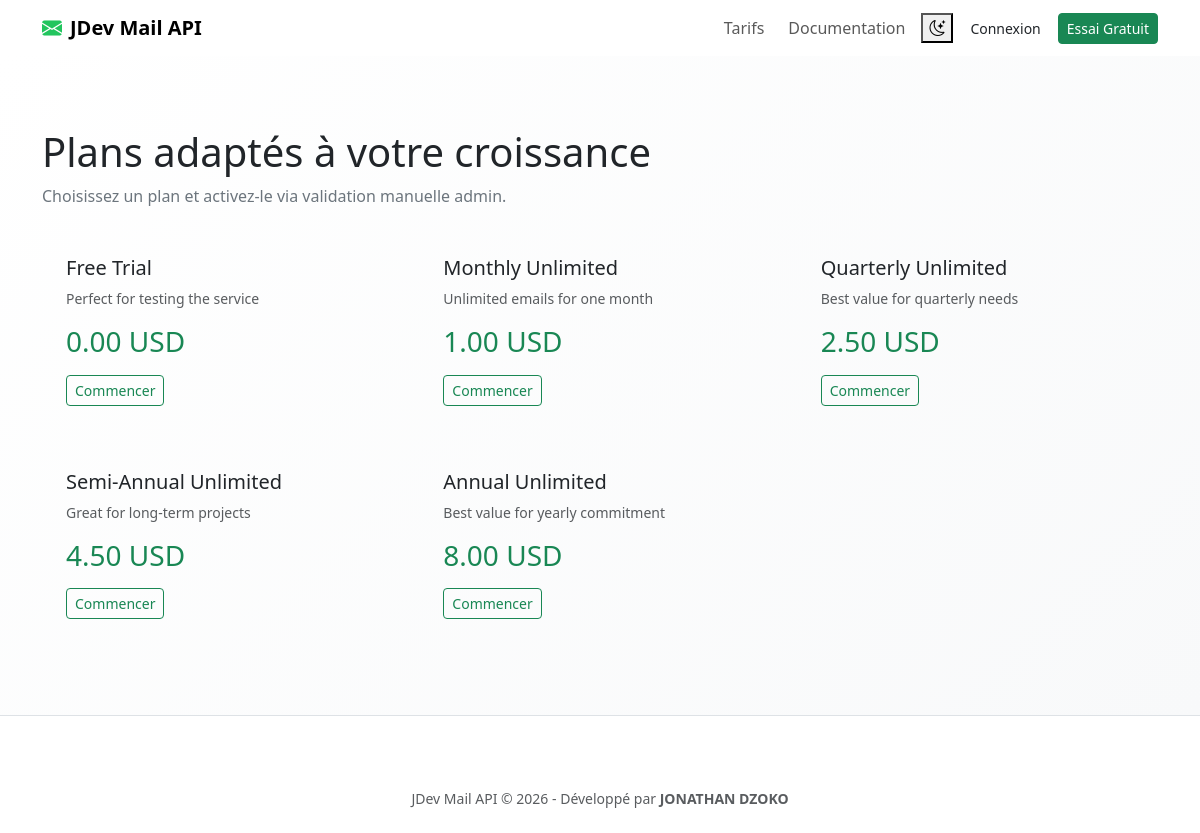
/pricing, run on the app's committed database.
### tables this page shows
CREATE TABLE IF NOT EXISTS `plans` (
    `id` INT AUTO_INCREMENT PRIMARY KEY,
    `name` VARCHAR(50) NOT NULL,
    `slug` VARCHAR(50) UNIQUE NOT NULL,
    `description` TEXT,
    `duration_months` INT NOT NULL,
    `price` DECIMAL(10, 2) NOT NULL,
    `emails_limit` INT NULL COMMENT 'NULL for unlimited',
    `features` JSON,
    `is_active` BOOLEAN DEFAULT TRUE,
    `sort_order` INT DEFAULT 0,
    `created_at` TIMESTAMP DEFAULT CURRENT_TIMESTAMP,
    INDEX idx_is_active (`is_active`),
    INDEX idx_sort_order (`sort_order`)
);

### app/Core/Controller.php (called while the page is built, shortened)
<?php
abstract class Controller {
    protected function render($view, $data = [], $layout = 'main') {
        extract($data);
        require_once APP_ROOT . "/app/Views/$view.php";
        $content = ob_get_clean();
        require_once APP_ROOT . "/app/Views/layouts/$layout.php";
    }
}

### app/Controllers/HomeController.php (called while the page is built, shortened)
<?php
class HomeController extends Controller {
    public function pricing() {
        $planModel = new Plan();
        return $this->render('home/pricing', [
            'title' => 'Tarifs - JDev Mail API',
            'plans' => $planModel->getActivePlans()
        ], 'main');
    }
}

### app/Core/Router.php (called while the page is built, shortened)
<?php
class Router {
    protected $routes = [];
    public function add($method, $path, $handler) {
        $path = preg_replace('/\{([a-z]+)\}/', '(?P<\1>[^/]+)', $path);
        $this->routes[] = [
            'method' => strtoupper($method),
            'path' => '#^' . $path . '$#',
            'handler' => $handler
        ];
    }
    public function handle($method, $uri) {
        $uri = explode('?', $uri)[0];
        $uri = rtrim($uri, '/');
        $uri = $uri === '' ? '/' : $uri;
        foreach ($this->routes as $route) {
            if (!preg_match($route['path'], $uri, $matches)) {
                continue;
            }
            $handler = explode('@', $route['handler']);
            $controllerName = 'App\\Controllers\\' . $handler[0];
            $methodName = $handler[1];
            if (class_exists($controllerName) && method_exists($controllerName, $methodName)) {
                $controller = new $controllerName();
                $params = array_filter($matches, 'is_string', ARRAY_FILTER_USE_KEY);
                return call_user_func_array([$controller, $methodName], array_values($params));
            }
        }
    }
}

### public/index.php (called while the page is built, shortened)
<?php
require_once __DIR__ . '/../helpers/functions.php';
spl_autoload_register(function ($class) {
    $class = str_replace('\\', DIRECTORY_SEPARATOR, $class);
    $file = dirname(__DIR__) . DIRECTORY_SEPARATOR . $class . '.php';
});
$router = new \App\Core\Router();
$requestUri = $_SERVER['REQUEST_URI'] ?? '/';
$basePath = parse_url(APP_URL, PHP_URL_PATH) ?: '';
$uri = explode('?', $requestUri)[0];
if ($basePath && str_starts_with($uri, $basePath)) {
    $uri = substr($uri, strlen($basePath));
}
$uri = $uri === '' ? '/' : $uri;
$router->handle($_SERVER['REQUEST_METHOD'], $uri);

### app/Core/Model.php (called while the page is built, shortened)
<?php
abstract class Model {
    public function __construct() {
        $this->db = Database::getInstance();
    }
}

### app/Core/Database.php (called while the page is built, shortened)
<?php
class Database {
    private static $instance = null;
    private function __construct() {
        try {
            $dsn = "mysql:host=" . DB_HOST . ";dbname=" . DB_NAME . ";charset=" . DB_CHARSET;
            $options = [
                PDO::ATTR_ERRMODE            => PDO::ERRMODE_EXCEPTION,
                PDO::ATTR_DEFAULT_FETCH_MODE => PDO::FETCH_ASSOC,
                PDO::ATTR_EMULATE_PREPARES   => false,
            ];
            $this->connection = new PDO($dsn, DB_USER, DB_PASS, $options);
        } catch (PDOException $e) {
            die("Erreur de connexion : " . $e->getMessage());
        }
    }
    public static function getInstance() {
        if (self::$instance === null) {
            self::$instance = new self();
        }
        return self::$instance->connection;
    }
}

### app/Models/Plan.php (called while the page is built, shortened)
<?php
class Plan extends Model {
    protected $table = 'plans';
    public function getActivePlans() {
        $stmt = $this->db->prepare("SELECT * FROM {$this->table} WHERE is_active = 1 ORDER BY sort_order ASC");
        $stmt->execute();
        return $stmt->fetchAll();
    }
}

### helpers/functions.php (called while the page is built, shortened)
<?php
function e($value) {
    return htmlspecialchars($value, ENT_QUOTES, 'UTF-8');
}

### app/Views/home/pricing.php (the view)
<section class="hero-section py-5 border-bottom">
    <div class="container py-4">
        <div class="row align-items-center mb-4">
            <div class="col-lg-8">
                <h1 class="section-title display-6 mb-2">Plans adaptés à votre croissance</h1>
                <p class="text-secondary mb-0">Choisissez un plan et activez-le via validation manuelle admin.</p>
            </div>
        </div>
        <div class="row g-3">
            <?php foreach ($plans as $plan): ?>
                <div class="col-md-4">
                    <div class="panel h-100 p-4 feature-card">
                        <h5 class="mb-2"><?php echo e($plan['name']); ?></h5>
                        <p class="text-muted small mb-3"><?php echo e($plan['description']); ?></p>
                        <h3 class="text-success mb-3"><?php echo number_format((float)$plan['price'], 2); ?> USD</h3>
                        <a href="<?php echo APP_URL; ?>/register" class="btn btn-outline-success btn-sm">Commencer</a>
                    </div>
                </div>
            <?php endforeach; ?>
        </div>
    </div>
</section>

### app/Views/layouts/main.php (shortened to what this page needs)
<!DOCTYPE html>
<html lang="fr" data-theme="light">
<head>
    <link href="https://cdn.jsdelivr.net/npm/bootstrap@5.3.0/dist/css/bootstrap.min.css" rel="stylesheet">
    <link rel="stylesheet" href="https://cdn.jsdelivr.net/npm/bootstrap-icons@1.11.0/font/bootstrap-icons.css">
    <link rel="stylesheet" href="<?= APP_URL; ?>/assets/css/style.css">
</head>
<body>
<nav class="navbar navbar-expand-lg sticky-top navbar-github">
    <div class="container">
        <a class="navbar-brand fw-semibold" href="<?= APP_URL; ?>">
            <i class="bi bi-envelope-fill me-2" style="color: var(--success);"></i>JDev Mail API
        </a>
        <div class="collapse navbar-collapse" id="navbarNav">
            <ul class="navbar-nav ms-auto align-items-lg-center gap-lg-2 mt-3 mt-lg-0">
                <li class="nav-item"><a class="nav-link nav-link-gh" href="<?= APP_URL; ?>/pricing">Tarifs</a></li>
                <li class="nav-item"><a class="nav-link nav-link-gh" href="<?= APP_URL; ?>/docs">Documentation</a></li>
                <li class="nav-item"><button class="theme-switch" type="button" data-theme-toggle><i class="bi bi-moon-stars"></i></button></li>
                <li class="nav-item"><a class="btn btn-gh-outline btn-sm w-100" href="<?= APP_URL; ?>/login">Connexion</a></li>
                <li class="nav-item"><a class="btn btn-success btn-sm w-100" href="<?= APP_URL; ?>/register">Essai Gratuit</a></li>
            </ul>
        </div>
    </div>
</nav>
<main><?= $content; ?></main>
<footer class="footer-gh py-4 mt-5">
    <div class="container text-center small text-muted">JDev Mail API © <?= date('Y'); ?> - Développé par <strong><?= htmlspecialchars($founder['name'] ?? 'JONATHAN DZOKO', ENT_QUOTES, 'UTF-8'); ?></strong></div>
</footer>
</body>
</html>

### public/assets/css/style.css (style rules this page uses)
:root { --bg-primary: #ffffff; --bg-secondary: #f6f8fa; --text-primary: #24292f; --text-secondary: #57606a; --border-color: #d0d7de; --accent: #3b82f6; --accent-hover: #2563eb; --success: #22c55e; --danger: #ef4444; --card-bg: #ffffff; }
.hero-section { position: relative; overflow: hidden; background: linear-gradient(135deg, #ffffff 0%, #f8f9fa 100%); }

### data on the page
plans: name "Free Trial", description "Perfect for testing the service", price "0.00"
plans: name "Monthly Unlimited", description "Unlimited emails for one month", price "1.00"
plans: name "Quarterly Unlimited", description "Best value for quarterly needs", price "2.50"
plans: name "Semi-Annual Unlimited", description "Great for long-term projects", price "4.50"
plans: name "Annual Unlimited", description "Best value for yearly commitment", price "8.00"

### other printed values
$founder['name'] "JONATHAN DZOKO"
